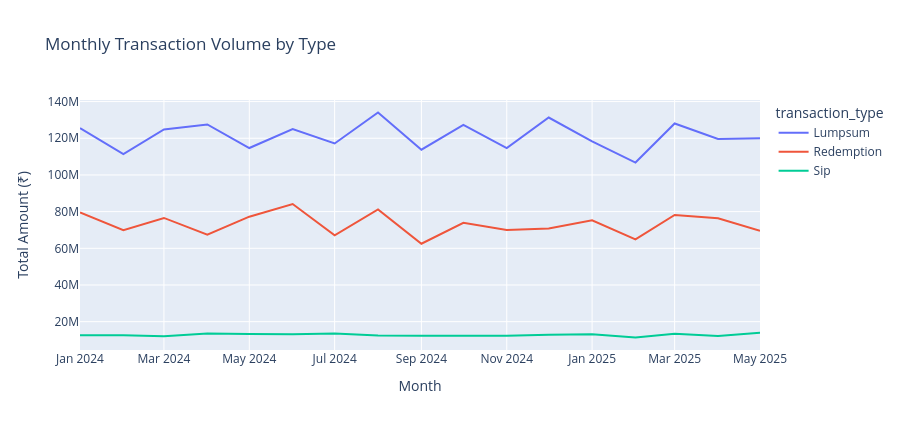

Here is the notebook cell this chart was saved with:
### Code cell
txn['month'] = txn['transaction_date'].dt.to_period('M').dt.to_timestamp()
txn_vol = txn.groupby(['month','transaction_type'])['amount_inr'].sum().reset_index()

fig = px.line(
    txn_vol, x='month', y='amount_inr', color='transaction_type',
    title='Monthly Transaction Volume by Type',
    labels={'amount_inr': 'Total Amount (₹)', 'month': 'Month'}
)
fig.update_layout(height=430)
try:
    fig.write_image(str(CHART_DIR / 'chart12_txn_volume.png'))
except Exception:
    pass  # kaleido not installed; skipping PNG export
fig.show()

### Figure 1 — Plotly figure (JSON) as saved in the notebook; plotly's stock layout.template omitted (floating-point values rounded to 4 significant figures)
{"data": [{"hovertemplate": "transaction_type=Lumpsum<br>Month=%{x}<br>Total Amount (₹)=%{y}<extra></extra>", "legendgroup": "Lumpsum", "line": {"color": "#636efa", "dash": "solid"}, "marker": {"symbol": "circle"}, "mode": "lines", "name": "Lumpsum", "orientation": "v", "showlegend": true, "type": "scatter", "x": ["2024-01-01T00:00:00", "2024-02-01T00:00:00", "2024-03-01T00:00:00", "2024-04-01T00:00:00", "2024-05-01T00:00:00", "2024-06-01T00:00:00", "2024-07-01T00:00:00", "2024-08-01T00:00:00", "2024-09-01T00:00:00", "2024-10-01T00:00:00", "2024-11-01T00:00:00", "2024-12-01T00:00:00", "2025-01-01T00:00:00", "2025-02-01T00:00:00", "2025-03-01T00:00:00", "2025-04-01T00:00:00", "2025-05-01T00:00:00"], "xaxis": "x", "y": [125509831, 111404051, 124810113, 127545599, 114669898, 124985567, 117142475, 134046496, 113775104, 127248200, 114654989, 131320892, 118290772, 106737536, 128035668, 119571111, 120073146], "yaxis": "y"}, {"hovertemplate": "transaction_type=Redemption<br>Month=%{x}<br>Total Amount (₹)=%{y}<extra></extra>", "legendgroup": "Redemption", "line": {"color": "#EF553B", "dash": "solid"}, "marker": {"symbol": "circle"}, "mode": "lines", "name": "Redemption", "orientation": "v", "showlegend": true, "type": "scatter", "x": ["2024-01-01T00:00:00", "2024-02-01T00:00:00", "2024-03-01T00:00:00", "2024-04-01T00:00:00", "2024-05-01T00:00:00", "2024-06-01T00:00:00", "2024-07-01T00:00:00", "2024-08-01T00:00:00", "2024-09-01T00:00:00", "2024-10-01T00:00:00", "2024-11-01T00:00:00", "2024-12-01T00:00:00", "2025-01-01T00:00:00", "2025-02-01T00:00:00", "2025-03-01T00:00:00", "2025-04-01T00:00:00", "2025-05-01T00:00:00"], "xaxis": "x", "y": [79503125, 69871989, 76554972, 67445890, 77237848, 84148612, 67075667, 81237196, 62497934, 73935279, 69953828, 70824645, 75271254, 64821908, 78182370, 76354759, 69608215], "yaxis": "y"}, {"hovertemplate": "transaction_type=Sip<br>Month=%{x}<br>Total Amount (₹)=%{y}<extra></extra>", "legendgroup": "Sip", "line": {"color": "#00cc96", "dash": "solid"}, "marker": {"symbol": "circle"}, "mode": "lines", "name": "Sip", "orientation": "v", "showlegend": true, "type": "scatter", "x": ["2024-01-01T00:00:00", "2024-02-01T00:00:00", "2024-03-01T00:00:00", "2024-04-01T00:00:00", "2024-05-01T00:00:00", "2024-06-01T00:00:00", "2024-07-01T00:00:00", "2024-08-01T00:00:00", "2024-09-01T00:00:00", "2024-10-01T00:00:00", "2024-11-01T00:00:00", "2024-12-01T00:00:00", "2025-01-01T00:00:00", "2025-02-01T00:00:00", "2025-03-01T00:00:00", "2025-04-01T00:00:00", "2025-05-01T00:00:00"], "xaxis": "x", "y": [12635349, 12613376, 12088413, 13512385, 13218606, 13131150, 13513884, 12521433, 12288778, 12467875, 12321673, 12920130, 13082145, 11363922, 13449360, 12132001, 13973011], "yaxis": "y"}], "layout": {"height": 430, "legend": {"title": {"text": "transaction_type"}, "tracegroupgap": 0}, "title": {"text": "Monthly Transaction Volume by Type"}, "xaxis": {"anchor": "y", "domain": [0, 1], "title": {"text": "Month"}}, "yaxis": {"anchor": "x", "domain": [0, 1], "title": {"text": "Total Amount (₹)"}}}}
